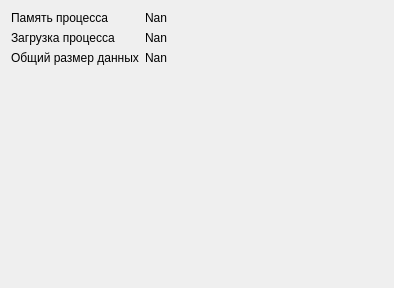
<?xml version="1.0" encoding="UTF-8"?>
<ui version="4.0">
 <class>ResoursesView</class>
 <widget class="QDialog" name="ResoursesView">
  <property name="geometry">
   <rect>
    <x>0</x>
    <y>0</y>
    <width>394</width>
    <height>288</height>
   </rect>
  </property>
  <property name="windowTitle">
   <string>Dialog</string>
  </property>
  <layout class="QFormLayout" name="formLayout_2">
   <item row="0" column="0" colspan="2">
    <layout class="QFormLayout" name="formLayout">
     <item row="0" column="0">
      <widget class="QLabel" name="label">
       <property name="text">
        <string>Память процесса</string>
       </property>
      </widget>
     </item>
     <item row="0" column="1">
      <widget class="QLabel" name="label_21">
       <property name="text">
        <string>Nan</string>
       </property>
      </widget>
     </item>
     <item row="1" column="0">
      <widget class="QLabel" name="label_2">
       <property name="text">
        <string>Загрузка процесса</string>
       </property>
      </widget>
     </item>
     <item row="1" column="1">
      <widget class="QLabel" name="label_22">
       <property name="text">
        <string>Nan</string>
       </property>
      </widget>
     </item>
     <item row="2" column="0">
      <widget class="QLabel" name="label_5">
       <property name="text">
        <string>Общий размер данных</string>
       </property>
      </widget>
     </item>
     <item row="2" column="1">
      <widget class="QLabel" name="label_25">
       <property name="text">
        <string>Nan</string>
       </property>
      </widget>
     </item>
    </layout>
   </item>
  </layout>
 </widget>
 <resources/>
 <connections/>
</ui>
